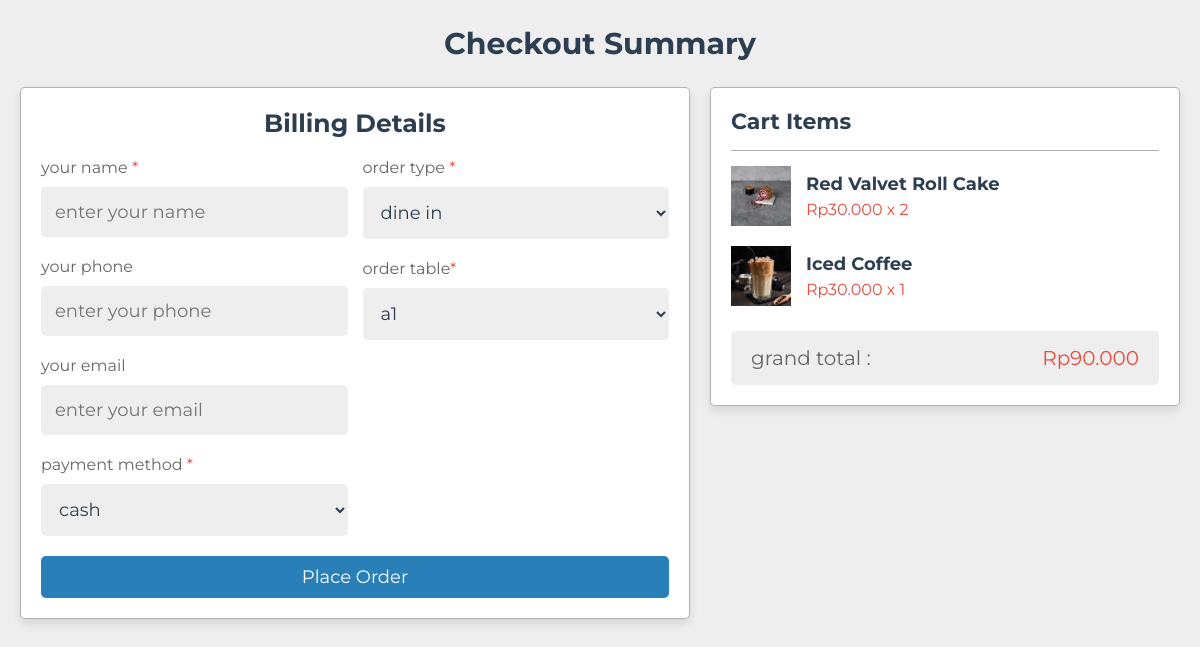
The app's page /products/checkout.php?invoice=251522558947 with its own data.
### tables this page shows
CREATE TABLE `orders` (
  `invoice` varchar(12) NOT NULL,
  `id_cart` varchar(20) NOT NULL,
  `name` varchar(50) NOT NULL,
  `number` varchar(12) DEFAULT NULL,
  `email` varchar(50) DEFAULT NULL,
  `address_table` varchar(200) NOT NULL,
  `address_type` varchar(10) NOT NULL,
  `method` varchar(50) NOT NULL,
  `grand_price` int(10) NOT NULL,
  `quantity` int(2) NOT NULL,
  `date` datetime NOT NULL DEFAULT current_timestamp(),
  `status` varchar(50) DEFAULT NULL,
  `id_admin` int(11) NOT NULL
);

CREATE TABLE `products` (
  `id_product` int(11) NOT NULL,
  `product_name` varchar(50) NOT NULL,
  `description` varchar(200) DEFAULT NULL,
  `category` varchar(15) DEFAULT NULL,
  `price` int(10) NOT NULL,
  `status` enum('active','draft','empty') NOT NULL,
  `stock` int(11) NOT NULL,
  `image` varchar(100) DEFAULT NULL
);

CREATE TABLE `detail_cart` (
  `id_cart` varchar(20) NOT NULL,
  `id_product` int(11) NOT NULL,
  `quantity` int(11) NOT NULL
);

### products/checkout.php (the view, shortened to what this page needs)
<?php
require_once '../component/functions.php';
?>
<!DOCTYPE html>
<html lang="en">
<head>
   <link rel="stylesheet" href="https://cdnjs.cloudflare.com/ajax/libs/font-awesome/6.2.1/css/all.min.css">
   <link rel="stylesheet" href="css/checkout.css">
</head>
<body>
   <section class="checkout">
      <h1 class="heading">checkout summary</h1>
      <div class="row">
         <form action="" method="POST">
            <h3>billing details</h3>
            <div class="flex">
               <div class="box">
                  <p>your name <span>*</span></p>
                  <input type="text" name="name" required maxlength="50" placeholder="enter your name" class="input">
                  <p>your phone</p>
                  <input type="number" name="number" maxlength="12" placeholder="enter your phone" class="input" min="0" max="9999999999999">
                  <p>your email</p>
                  <input type="email" name="email" maxlength="50" placeholder="enter your email" class="input">
                  <p>payment method <span>*</span></p>
                  <select name="method" class="input" required>
                     <option value="cash">cash</option>
                  </select>
               </div>
               <div class="box">
                  <p>order type <span>*</span></p>
                  <select name="address_type" class="input" required>
                     <option value="dine in">dine in</option>
                  </select>
                  <p>order table<span>*</span></p>
                  <select name="address_table" class="input" required>
                     <option value="a1">a1</option>
                  </select>
               </div>
            </div>
            <input type="submit" value="place order" name="place_order" id="place_order" class="btn">
         </form>
         <div class="summary">
            <h3 class="title">cart items</h3>
            <?php
            $grand_total = 0;
            if (isset($_GET['invoice'])) {
               $invoice = $_GET['invoice'];
               $get_order = $conn->prepare("SELECT * FROM `orders` INNER JOIN detail_cart on orders.id_cart = detail_cart.id_cart WHERE invoice = ?;");
               $get_order->execute([$invoice]);
               if ($get_order->rowCount() > 0) {
                  while ($order_info = $get_order->fetch(PDO::FETCH_ASSOC)) {
                     $get_product = $conn->prepare("SELECT * FROM `products` WHERE id_product = ?");
                     $get_product->execute([$order_info['id_product']]);
                     if ($get_product->rowCount() > 0) {
                        $product_info = $get_product->fetch(PDO::FETCH_ASSOC);
                        $sub_total = $product_info['price'] * $order_info['quantity'];
                        $grand_total += $sub_total;
            ?>
                        <div class="flex">
                           <img src="../img/<?= $product_info['image']; ?>" class="image" alt="">
                           <div>
                              <h3 class="name"><?= $product_info['product_name']; ?></h3>
                              <p class="price">Rp<?= number_format($product_info['price'], 0, ',', '.'); ?> x <?= $order_info['quantity']; ?></p>
                           </div>
                        </div>
                     <?php
                     }
                  }
               } else {
                  echo '<p class="empty">No products found for this invoice.</p>';
               }
            }
            ?>
            <div class="grand-total"><span>grand total :</span>
               <p>Rp<?= number_format($grand_total, 0, ',', '.'); ?></p>
            </div>
         </div>
      </div>
   </section>
</body>
</html>

### products/css/checkout.css (style rules this page uses)
:root { --main-color:#2980b9; --red:#e74c3c; --orange:#f39c12; --light-color:#666; --light-bg:#eee; --white:#fff; --black:#2c3e50; --border:.1rem solid rgba(0,0,0,.3); --box-shodow:0 .5rem 1rem rgba(0,0,0,.1); }
* { font-family: 'Montserrat', sans-serif; margin: 0; padding: 0; box-sizing: border-box; outline: none; border: none; text-decoration: none; }
html { font-size: 62.5%; overflow-x: hidden; }
body { background: var(--light-bg); }
section { padding:2.5rem 2rem; max-width: 1200px; margin: 0 auto; }
.heading { text-align: center; padding-bottom: 2.5rem; font-size: 3rem; color: var(--black); text-transform: capitalize; }
.btn, .delete-btn { display: block; text-align: center; width: 100%; margin-top: 1rem; padding: 1rem 3rem; color: var(--white); cursor: pointer; font-size: 1.8rem; text-transform: capitalize; border-radius: .5rem; }
.btn { background-color: var(--main-color); }
.checkout .row { display: flex; flex-wrap: wrap; gap: 2rem; align-items: flex-end; flex-wrap: wrap-reverse; }
.checkout .row form { flex: 1 1 50rem; background-color: var(--white); box-shadow: var(--box-shodow); padding: 2rem; border-radius: .5rem; border: var(--border); }
.checkout .row form h3 { font-size: 2.5rem; color: var(--black); padding-bottom: 1rem; text-align: center; text-transform: capitalize; }
.checkout .row form .input { width: 100%; background-color: var(--light-bg); border-radius: .5rem; padding: 1.4rem; color: var(--black); font-size: 1.8rem; margin: 1rem 0; }
.checkout .row form .flex { display: flex; column-gap: 1.5rem; flex-wrap: wrap; }
.checkout .row form .flex .box { flex: 1 1 30rem; }
.checkout .row form p { padding-top: 1rem; font-size: 1.6rem; color: var(--light-color); }
.checkout .row form p span { color: var(--red); }
.checkout .row .summary { background-color: var(--white); box-shadow: var(--box-shodow); padding: 2rem; border-radius: .5rem; border: var(--border); flex: 1 1 30rem; }
.checkout .row .summary .title { font-size: 2.2rem; color: var(--black); border-bottom: var(--border); margin-bottom: .5rem; text-transform: capitalize; padding-bottom: 1.5rem; }
.checkout .row .summary .flex { display: flex; align-items: center; gap: 1.5rem; padding: 1rem 0; }
.checkout .row .summary .flex img { height: 6rem; width: 6rem; object-fit: contain; }
.checkout .row .summary .flex .name { font-size: 1.8rem; color: var(--black); padding-bottom: .5rem; }
.checkout .row .summary .flex .price { font-size: 1.6rem; color: var(--red); }
.checkout .row .summary .grand-total { background-color: var(--light-bg); border-radius: .5rem; padding: 1.5rem 2rem; display: flex; align-items: center; justify-content: space-between; gap: 1.5rem; flex-wrap: wrap; font-size: 2rem; margin-top: 1.5rem; }
.checkout .row .summary .grand-total span { color: var(--light-color); }
.checkout .row .summary .grand-total p { color: var(--red); }

### records on screen
orders: products.image (picture), products.product_name "Red Valvet Roll Cake", products.price "30.000", detail_cart.quantity "2", products.product_name "Iced Coffee", detail_cart.quantity "1"

### other values on screen
$grand_total "90.000"
